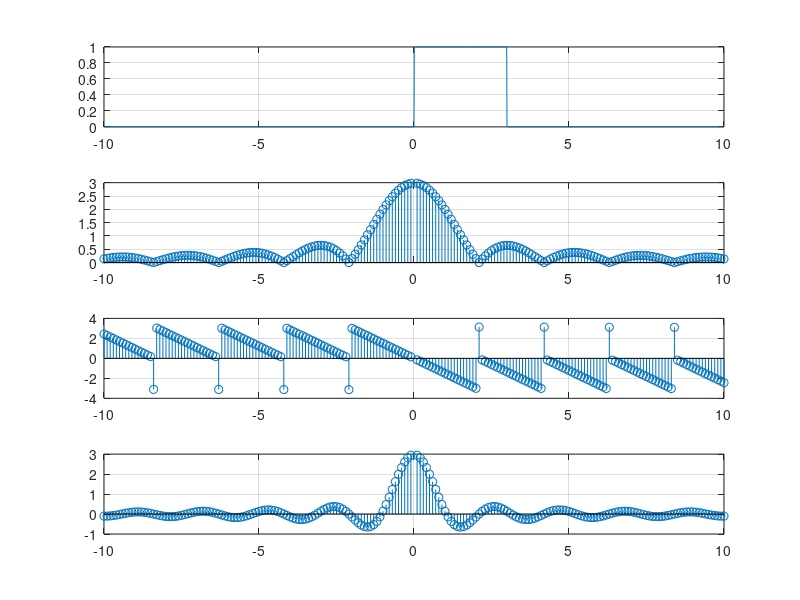

Write MATLAB code to recreate this figure.

function ass4q4
    %choose any arbitary time range.
    t=-10:0.01:10;
    
    %define the expression
    x1(t>0&t<3)=1;
    
    %Expression length is not equal to the time range which should be same
    %for that we add extra length by zero padding method.
    x=[x1,zeros(1,length(t)-length(x1))]; %zero padding add extra length in
                                          %smaller ones.

    % positive side calculation
    for wpos =1:1:100
        Apos(wpos)=trapz(t,x.*exp(-1i*wpos*0.1*t));
    end
    
    %define the positive [index] for drawing the graphs
    wpos = 1:1:100;
    
    %defining frequencies level according to fourier transform nature.
    w1=0.1*wpos;

    % negative side calculation 
    for wneg= 1:1:100
        Aneg(wneg)=trapz(t,x.*exp(1i*wneg*0.1*t));
    end
    
    %define the negative[index] for drawing the graphs
    wneg=-1:-1:-100;
    
    %defining frequencies level according to fourier transform nature.
    w2=0.1*wneg;
    
    %joining the neg and pos indexes here basically solving the issue of 
    % invalid negative nos in indexes.
    w=[w2,w1];
    
     %joining the fourier transform values
    A=[Aneg,Apos];
    
    %plot the data.
    subplot(4,1,1);
    plot(t,x);
    grid on;
    subplot(4,1,2);
    stem(w,abs(A));     %for ploting the discrete values
    grid on;
    subplot(4,1,3);
    stem(w,angle(A));   %for ploting the discrete values
    grid on;
    subplot(4,1,4);
    stem(w,A);          %for ploting the discrete values
    grid on;
end